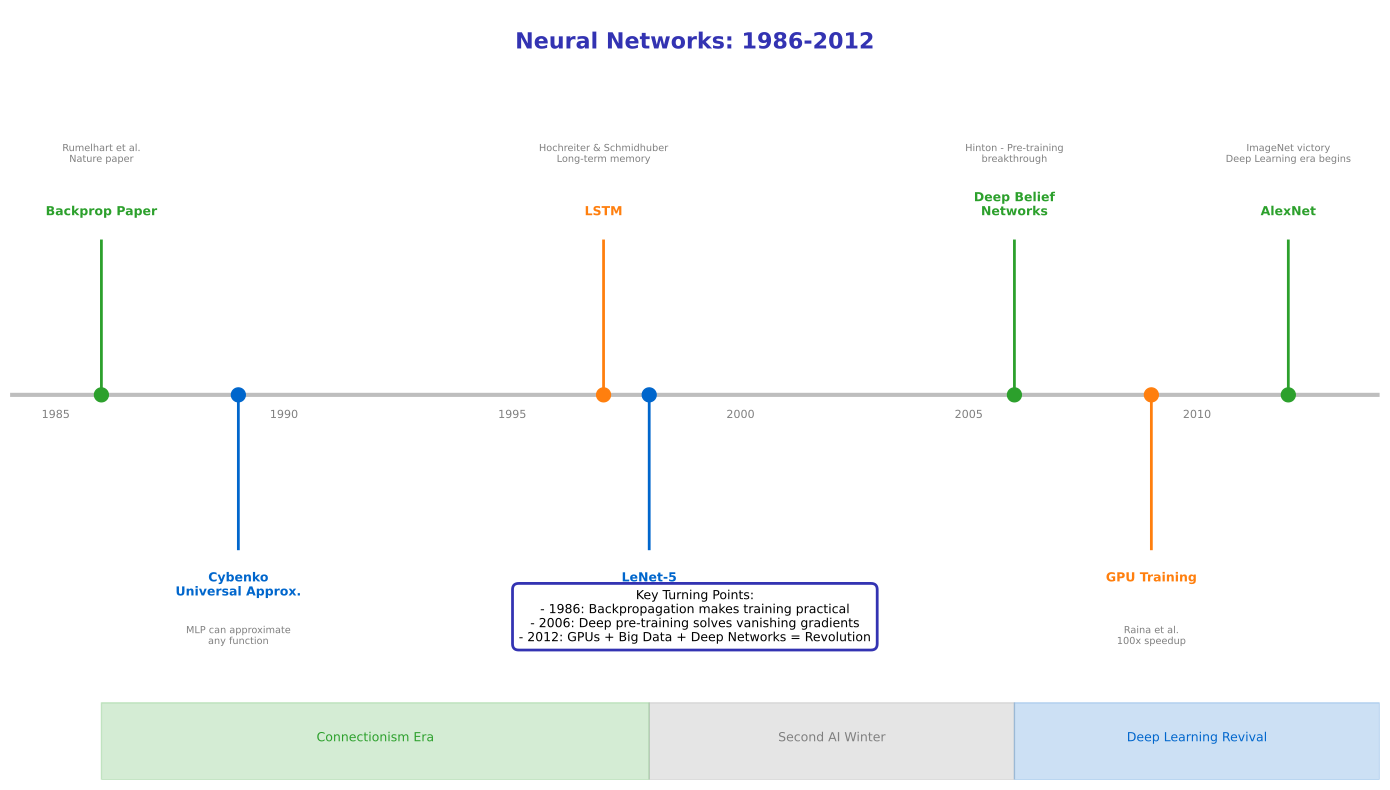

Write Python code to recreate this figure.
"""
Timeline 1986-2012: From Revival to Deep Learning
Module 4: Applications & Modern Perspectives
"""

import matplotlib.pyplot as plt
import numpy as np
from matplotlib.patches import FancyBboxPatch

CHART_METADATA = {
    'title': 'Timeline 1986 2012',
    'url': 'https://github.com/QuantLet/neural-networks-introduction/tree/main/timeline_1986_2012'
}

# Colors
mlpurple = '#3333B2'
mlblue = '#0066CC'
mlorange = '#FF7F0E'
mlgreen = '#2CA02C'
mlred = '#D62728'
mlgray = '#7F7F7F'

fig, ax = plt.subplots(figsize=(14, 8))
ax.set_xlim(1984, 2014)
ax.set_ylim(0, 10)
ax.axis('off')

# Title
ax.text(1999, 9.5, 'Neural Networks: 1986-2012',
        fontsize=16, fontweight='bold', ha='center', color=mlpurple)

# Timeline base
ax.axhline(y=5, color=mlgray, linewidth=3, alpha=0.5)

# Events
events = [
    (1986, 'Backprop Paper', mlgreen, 7, 'Rumelhart et al.\nNature paper'),
    (1989, 'Cybenko\nUniversal Approx.', mlblue, 3, 'MLP can approximate\nany function'),
    (1997, 'LSTM', mlorange, 7, 'Hochreiter & Schmidhuber\nLong-term memory'),
    (1998, 'LeNet-5', mlblue, 3, 'LeCun - CNNs for\nhandwriting'),
    (2006, 'Deep Belief\nNetworks', mlgreen, 7, 'Hinton - Pre-training\nbreakthrough'),
    (2009, 'GPU Training', mlorange, 3, 'Raina et al.\n100x speedup'),
    (2012, 'AlexNet', mlgreen, 7, 'ImageNet victory\nDeep Learning era begins'),
]

for year, label, color, y, desc in events:
    # Vertical line to timeline
    ax.plot([year, year], [5, y], color=color, linewidth=2)

    # Event marker
    ax.scatter([year], [5], c=color, s=100, zorder=5)

    # Label
    ax.text(year, y + (0.3 if y > 5 else -0.3), label,
            ha='center', va='bottom' if y > 5 else 'top',
            fontsize=9, fontweight='bold', color=color)

    # Description
    desc_y = y + 1 if y > 5 else y - 1
    ax.text(year, desc_y, desc, ha='center',
            va='bottom' if y > 5 else 'top',
            fontsize=7, color=mlgray)

# Era backgrounds
ax.fill_between([1986, 1998], 0, 1, alpha=0.2, color=mlgreen)
ax.text(1992, 0.5, 'Connectionism Era', ha='center', fontsize=9, color=mlgreen)

ax.fill_between([1998, 2006], 0, 1, alpha=0.2, color=mlgray)
ax.text(2002, 0.5, 'Second AI Winter', ha='center', fontsize=9, color=mlgray)

ax.fill_between([2006, 2014], 0, 1, alpha=0.2, color=mlblue)
ax.text(2010, 0.5, 'Deep Learning Revival', ha='center', fontsize=9, color=mlblue)

# Year markers
for year in range(1985, 2015, 5):
    ax.text(year, 4.7, str(year), ha='center', fontsize=8, color=mlgray)

# Key insight box
insight = """Key Turning Points:
- 1986: Backpropagation makes training practical
- 2006: Deep pre-training solves vanishing gradients
- 2012: GPUs + Big Data + Deep Networks = Revolution"""

ax.text(1999, 1.8, insight, ha='center', fontsize=9,
        bbox=dict(boxstyle='round,pad=0.5', facecolor='white', edgecolor=mlpurple, linewidth=2))

plt.tight_layout()
plt.savefig('timeline_1986_2012.pdf', format='pdf', bbox_inches='tight', dpi=300)
plt.savefig('timeline_1986_2012.png', format='png', bbox_inches='tight', dpi=300)
plt.close()

print("Generated: timeline_1986_2012.pdf")
